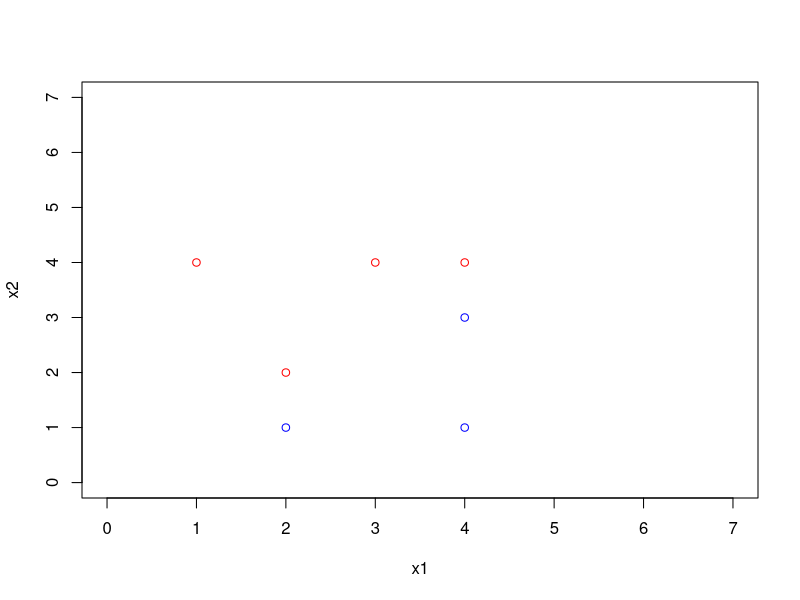

Source code (R):
## ---- chunk 1
knitr::opts_chunk$set(echo = TRUE)
## ---- chunk 2
x1 = c(3, 2, 4, 1, 2, 4, 4)
x2 = c(4, 2, 4, 4, 1, 3, 1)
plot(x1, x2, col =  c("red", "red", "red", "red", "blue", "blue", "blue"), xlim = c(0, 7), ylim = c(0, 7))

